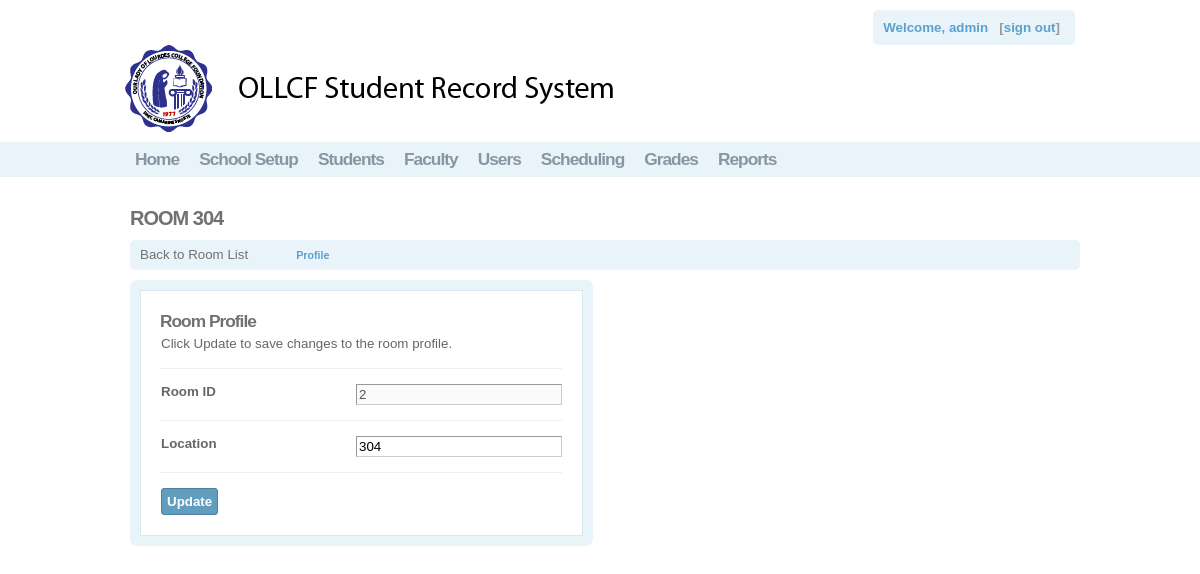
The app's page /osis/manage/room_profile.php?sid=2 (signed in) with its own data.
### tables this page shows
CREATE TABLE `room` (
  `room_id` bigint(12) NOT NULL AUTO_INCREMENT,
  `location` varchar(20) NOT NULL,
  PRIMARY KEY (`room_id`)
);

### osis/manage/room_profile.php (the view, shortened to what this page needs)
<?php
if(isset($_GET['sid'])){
	$id=$_GET['sid'];
	include("../functions/dbcon.php");
	$query_rsRoom ="SELECT * FROM room WHERE room_id='$id'";
	$rsRoom = mysql_query($query_rsRoom, $con) or die(mysql_error());
	$row_rsRoom = mysql_fetch_assoc($rsRoom);
}
?>
<!DOCTYPE HTML PUBLIC "-//W3C//DTD XHTML 1.0 Strict//EN" "http://www.w3.org/TR/xhtml1/DTD/xhtml1-strict.dtd">
<html dir="ltr" xml:lang="en_US" xmlns="http://www.w3.org/1999/xhtml" lang="en_US"><head>
<link href="../css.css" media="screen" rel="stylesheet" type="text/css">
</head><body>
<?php
include "../globalheader.php";
?>
  <div id="global_content_wrapper">
    <div id="global_content">
<h2>
  <?php
  echo strtoupper("Room ".$row_rsRoom['location']);?>
 </h2>
 <?php
include "room_panel_menu.php";
?>
<div class="settings">
<form id="admin-form" enctype="" class="global_form" action="<?php echo $_SERVER['PHP_SELF']."?sid=".$row_rsRoom['room_id']?>" method="post"><div><div><h3>Room Profile</h3>
<p class="form-description"> Click Update to save changes to the room profile.</p>
<div class="form-elements">
<div id="title-wrapper" class="form-wrapper">
	<div id="title-label" class="form-label"><label for="title" class="required">Room ID</label></div>
	<div id="title-element" class="form-element"><input  disabled="true" name="room_id" id="room_id" value="<?php echo $row_rsRoom['room_id']; ?>" type="text">
	<input  name="room_id" id="room_id" value="<?php echo $row_rsRoom['room_id']; ?>" type="hidden"></div>
</div>
<div id="description-wrapper" class="form-wrapper">
	<div id="description-label" class="form-label"><label for="description" class="optional">Location</label></div>
	<div id="description-element" class="form-element">
	<input name="location" id="location" value="<?php echo $row_rsRoom['location']; ?>" type="text"></div>
</div>
<div class="form-wrapper" id="buttons-wrapper"><fieldset id="fieldset-buttons">
<button name="submit" id="submit" type="submit">Update</button></fieldset>
 </div>
</div></div></div></form></div>
</div>
</div>
</body></html>

### osis/css.css (style rules this page uses)
html { min-height:100%;margin-bottom:1px;overflow-y:scroll }
* { padding:0;margin:0;font-weight:400;border-style:solid;border-width:0;border-color:#eee;border-spacing:0 }
h2 { font-size:15pt;letter-spacing:-1px;margin:0 0 7px 0;color:#717171;font-weight:700 }
h3 { font-size:13pt;letter-spacing:-1px;margin:0 0 3px 0;color:#717171;font-weight:700 }
div,td { font-family:tahoma,arial,verdana,sans-serif;font-size:10pt;color:#666;text-align:left }
#global_content_wrapper { text-align:center;padding-top:30px;clear:both }
#global_content { margin:0 auto 0 auto;width:950px;overflow:hidden;min-height:500px;vertical-align:top;padding:0 0 50px 10px;overflow:hidden }
button { -moz-border-radius:3px;-webkit-border-radius:3px;border-radius:3px;padding:5px;font-weight:700;border:none;background-color:#619dbe;border:1px solid #50809b;color:#fff;background-image:url(/application/modules/Core/externals/images/buttonbg.png?c=3);background-repeat:repeat-x;background-position:0 1px;font-family:tahoma,verdana,arial,sans-serif }
input[type=text],input[type=password],textarea { border-top:1px solid #999;border-left:1px solid #999;border-bottom:1px solid #ccc;border-right:1px solid #ccc;font-family:tahoma,verdana,arial,sans-serif;padding:2px;font-size:10pt }
.settings { clear:both;overflow:hidden }
.settings form { -moz-border-radius:7px;-webkit-border-radius:7px;border-radius:7px;background-color:#e9f4fa;padding:10px;float:left;overflow:hidden }
.settings form>div { background:#fff;border:1px solid #d7e8f1;overflow:hidden;padding:20px }
.settings h3 { margin-bottom:12px;margin-left:-1px }
.settings .form-description { margin-top:-8px;margin-bottom:17px;max-width:600px }
.settings .form-wrapper { overflow:hidden;clear:both;border-top:1px solid #eee;padding:15px 0 15px 0 }
.settings .form-elements { overflow:hidden }
.settings .form-label { width:180px;float:left;clear:left;font-weight:700;padding-right:15px;overflow:hidden }
.settings .form-element { float:left;overflow:hidden }
.settings div.form-label label { font-weight:700 }
.settings div.form-element input[type=text] { width:200px }
.settings #buttons-wrapper { padding-bottom:0 }
.settings #buttons-wrapper button { margin-right:3px }

### records on screen
room: location "ROOM 304", room_id "2", location "304"

### other values on screen
$username "admin"
